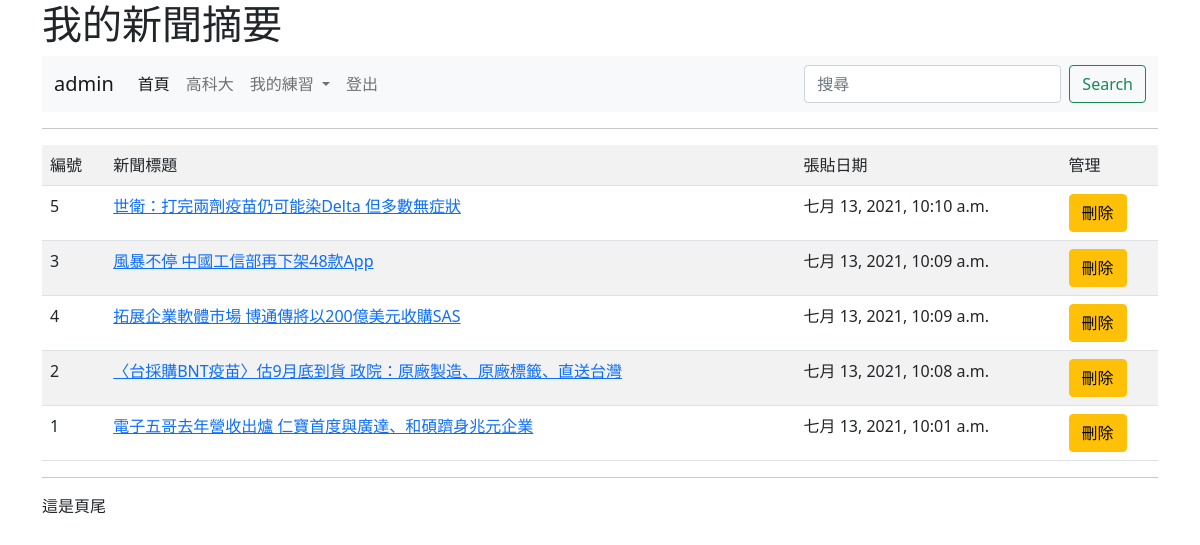
Page /news/ (signed in) on the committed database.
### mysite/models.py (models this page shows, shortened)
class Post(models.Model):
	title = models.CharField(max_length=200)
	content = models.TextField() #Textfield不限制文字數量的大量文字
	pub_date = models.DateTimeField(default=timezone.now)
	class Meta:
		ordering = ('-pub_date',)

### mysite/views.py (the view)
# urls.py: path('news/', views.news),
def news(request):
	posts=Post.objects.all()
	return render(request, "news.html", locals())

### templates/news.html (shortened to what this page needs)
{% extends "base.html" %}
{% block main %}
	<hr>
	<table class="table table-striped">
		<tr>
			<td>編號</td><td>新聞標題</td><td>張貼日期</td>
			{% if request.user.is_superuser%}
			<td>管理</td>
			{% endif %}
		</tr>
	{% for post in posts %}
		<tr>
			<td>{{ post.id }}</td>
			<td>
				{% if request.user.is_authenticated %}
					<a href ="/show/{{post.id}}/">{{ post.title }}</a>
				{% else %}
					{{ post.title }}
				{% endif %}
			</td>
			<td>{{ post.pub_date }}</td>
				{% if request.user.is_superuser %}
					<td><a class="btn btn-warning" href="/delete/{{post.id}}/">刪除</a></td>
				{% endif %}
		</tr>
	{% endfor %}
	</table>
{% endblock %}

### templates/menu.html (shortened to what this page needs)
<nav class="navbar navbar-expand-lg navbar-light bg-light">
	<div class="container-fluid">
		<a class="navbar-brand" href="#">
			{% if request.user.is_authenticated %}
				{{ request.user.username }}
			{% else %}
				未登入的訪客
			{% endif %}
		</a>
		<div class="collapse navbar-collapse" id="navbarSupportedContent">
			<ul class="navbar-nav me-auto mb-2 mb-lg-0">
				<li class="nav-item">
					<a class="nav-link active" aria-current="page" href="/">首頁</a>
				</li>
				<li class="nav-item">
					<a class="nav-link" href="https://www.nkust.edu.tw/">高科大</a>
				</li>
				<li class="nav-item dropdown">
					<a class="nav-link dropdown-toggle" href="#" id="navbarDropdown" role="button" data-bs-toggle="dropdown" aria-expanded="false">
						我的練習
					</a>
				</li>
				{% if request.user.is_authenticated %}
						<li class="nav-item">
						<a class="nav-link  " href="/logout/" tabindex="-1"  >登出</a>
					</li>
				{% else %}
						<li class="nav-item">
							<a class="nav-link  " href="/admin/login/?next=/" tabindex="-1"  >登入</a>
						</li>
				{% endif %}
			</ul>
			<form class="d-flex">
				<input class="form-control me-2" type="search" placeholder="搜尋" aria-label="Search">
				<button class="btn btn-outline-success" type="submit">Search</button>
			</form>
		</div>
	</div>
</nav>

### rows in the picture
Post: id "5", title "世衛：打完兩劑疫苗仍可能染Delta 但多數無症狀", pub_date "七月 13, 2021, 10:10 a.m."
Post: id "3", title "風暴不停 中國工信部再下架48款App", pub_date "七月 13, 2021, 10:09 a.m."
Post: id "4", title "拓展企業軟體市場 博通傳將以200億美元收購SAS", pub_date "七月 13, 2021, 10:09 a.m."
Post: id "2", title "〈台採購BNT疫苗〉估9月底到貨 政院：原廠製造、原廠標籤、直送台灣", pub_date "七月 13, 2021, 10:08 a.m."
Post: id "1", title "電子五哥去年營收出爐 仁寶首度與廣達、和碩躋身兆元企業", pub_date "七月 13, 2021, 10:01 a.m."

### other values in the picture
{{ request.user.username }} "admin"
